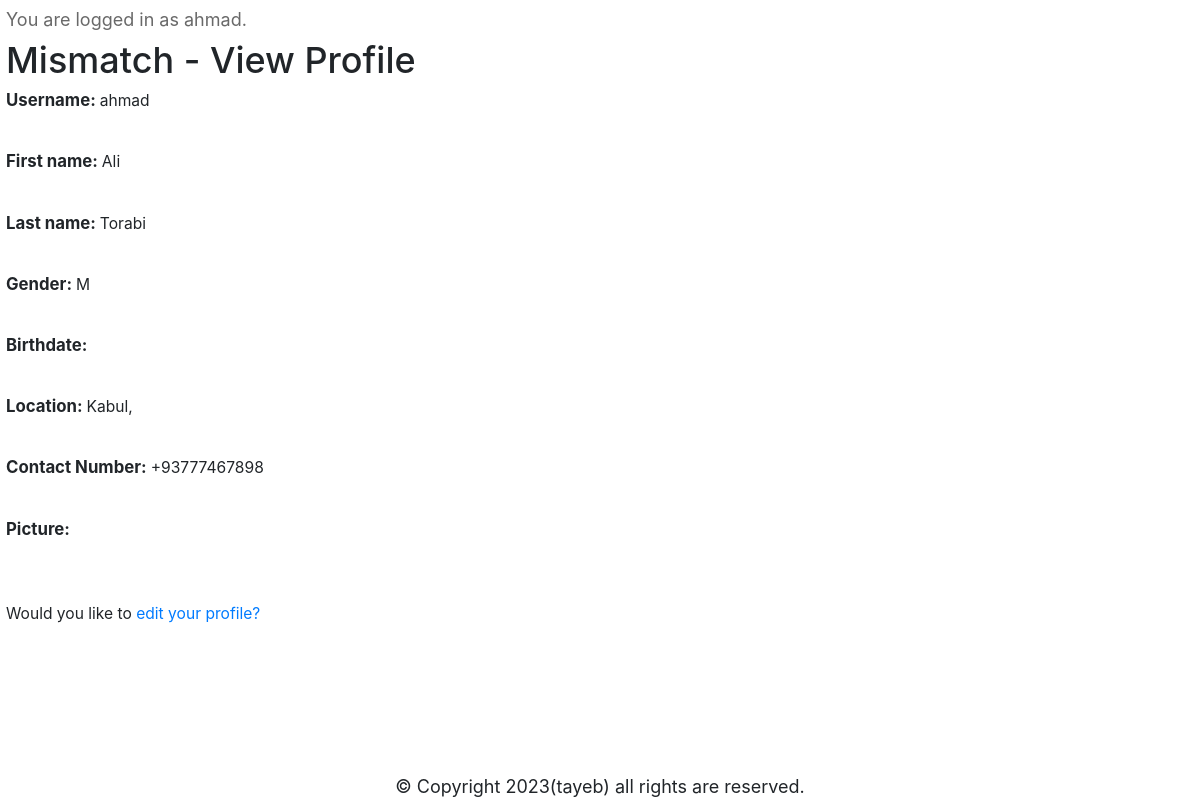
/view_profile (signed in), run on the app's committed database.
### mismatch/models.py (models this page shows, shortened)
class User(AbstractUser):
    pass
    gender = models.CharField(blank=True, max_length=1)
    birthdate = models.DateField(blank=True, null=True)
    city = models.CharField(blank=True, max_length=64)
    state = models.CharField(blank=True, max_length=64)
    picture = models.ImageField(blank=True, upload_to='media/images/')
    phone = PhoneNumberField(blank=True, null=True)

### mismatch/views.py (the view)
# urls.py: path('view_profile', views.view_profile, name='view_profile'),
@login_required
def view_profile(request):
    usr = User.objects.get(id=request.user.id)
    return render(request, 'mismatch/view_profile.html', {
        'usr': usr, 'usr_obj': usr
    })

### mismatch/templates/mismatch/view_profile.html (shortened to what this page needs)
{% extends 'mismatch/layout.html' %}
{% block body %}
    {% if user.is_authenticated %}
        <p class="inform">You are logged in as {{ user.username }}.</p>
    {% endif %}
    <h2 id="title">Mismatch - View Profile </h2>
    <div><b>Username: </b>{{ usr.username }}</div><br>
    <div><b>First name: </b>{{ usr.first_name }}</div><br>
    <div><b>Last name: </b>{{ usr.last_name }}</div><br>
    <div><b>Gender: </b>{{ usr.gender }}</div><br>
    <div><b>Birthdate: </b>
    </div><br>
    <div><b>Location: </b>{{usr.city}}, {{usr.state}}</div><br>
    {% if usr.phone %}
        <div><b>Contact Number: </b>{{usr.phone}}</div><br>
    {% endif %}
    <div><b>Picture: </b>
    </div><br><br>
    <div id="link">
        Would you like to <a href="{% url 'edit_profile' %}">edit your profile?</a>
    </div>
{% endblock %}

### mismatch/static/mismatch/style.css (style rules this page uses)
p { margin: 0.5%; font-size: 1.5vw; }
.inform { color:dimgray; margin: 0.5%; font-size: 1.5vw; }
#title { font-size: 3vw; margin: 0.5vw; }
#link { margin: 0.5%; position: relative; z-index: 10; }
div { margin: 0.5%; font-size: 1.3vw; }
b { font-size: 1.4vw; }

### data on the page
User: username "ahmad", first_name "Ali", last_name "Torabi", gender "M", city "Kabul", phone "+93777467898"
